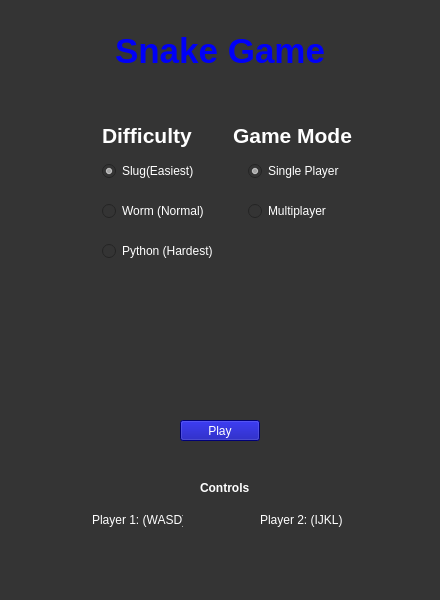
<?xml version="1.0" encoding="UTF-8"?>
<ui version="4.0">
 <class>MainWindow</class>
 <widget class="QMainWindow" name="MainWindow">
  <property name="geometry">
   <rect>
    <x>0</x>
    <y>0</y>
    <width>440</width>
    <height>600</height>
   </rect>
  </property>
  <property name="windowTitle">
   <string>MainWindow</string>
  </property>
  <property name="styleSheet">
   <string notr="true">background-color: rgb(52, 52, 52)</string>
  </property>
  <widget class="QWidget" name="centralwidget">
   <widget class="QPushButton" name="pushButton">
    <property name="geometry">
     <rect>
      <x>180</x>
      <y>420</y>
      <width>80</width>
      <height>21</height>
     </rect>
    </property>
    <property name="styleSheet">
     <string notr="true">background-color: rgb(0, 0, 165);
color: rgb(255, 255, 255);</string>
    </property>
    <property name="text">
     <string>Play</string>
    </property>
   </widget>
   <widget class="QLabel" name="label">
    <property name="geometry">
     <rect>
      <x>115</x>
      <y>10</y>
      <width>211</width>
      <height>81</height>
     </rect>
    </property>
    <property name="font">
     <font>
      <pointsize>26</pointsize>
      <bold>true</bold>
     </font>
    </property>
    <property name="styleSheet">
     <string notr="true">color: rgb(0, 0, 248)</string>
    </property>
    <property name="text">
     <string>Snake Game</string>
    </property>
   </widget>
   <widget class="QRadioButton" name="easyRadioButton">
    <property name="geometry">
     <rect>
      <x>102</x>
      <y>160</y>
      <width>91</width>
      <height>22</height>
     </rect>
    </property>
    <property name="styleSheet">
     <string notr="true">color: white;
</string>
    </property>
    <property name="text">
     <string>Slug(Easiest)</string>
    </property>
    <property name="checked">
     <bool>true</bool>
    </property>
    <property name="autoExclusive">
     <bool>false</bool>
    </property>
   </widget>
   <widget class="QRadioButton" name="normalRadioButton">
    <property name="geometry">
     <rect>
      <x>102</x>
      <y>200</y>
      <width>111</width>
      <height>22</height>
     </rect>
    </property>
    <property name="styleSheet">
     <string notr="true">color: white;
</string>
    </property>
    <property name="text">
     <string>Worm (Normal)</string>
    </property>
    <property name="checked">
     <bool>false</bool>
    </property>
    <property name="autoExclusive">
     <bool>false</bool>
    </property>
   </widget>
   <widget class="QRadioButton" name="hardRadioButton">
    <property name="geometry">
     <rect>
      <x>102</x>
      <y>240</y>
      <width>111</width>
      <height>22</height>
     </rect>
    </property>
    <property name="styleSheet">
     <string notr="true">color: white;</string>
    </property>
    <property name="text">
     <string>Python (Hardest)</string>
    </property>
    <property name="autoExclusive">
     <bool>false</bool>
    </property>
   </widget>
   <widget class="QLabel" name="label_2">
    <property name="geometry">
     <rect>
      <x>102</x>
      <y>120</y>
      <width>91</width>
      <height>31</height>
     </rect>
    </property>
    <property name="font">
     <font>
      <pointsize>16</pointsize>
      <bold>true</bold>
     </font>
    </property>
    <property name="styleSheet">
     <string notr="true">color: white;</string>
    </property>
    <property name="text">
     <string>Difficulty</string>
    </property>
   </widget>
   <widget class="QLabel" name="label_3">
    <property name="geometry">
     <rect>
      <x>233</x>
      <y>120</y>
      <width>121</width>
      <height>31</height>
     </rect>
    </property>
    <property name="font">
     <font>
      <pointsize>16</pointsize>
      <bold>true</bold>
     </font>
    </property>
    <property name="styleSheet">
     <string notr="true">color: white;</string>
    </property>
    <property name="text">
     <string>Game Mode</string>
    </property>
   </widget>
   <widget class="QRadioButton" name="singleplayerRadioButton">
    <property name="geometry">
     <rect>
      <x>248</x>
      <y>160</y>
      <width>91</width>
      <height>22</height>
     </rect>
    </property>
    <property name="styleSheet">
     <string notr="true">color: white;</string>
    </property>
    <property name="text">
     <string>Single Player</string>
    </property>
    <property name="checked">
     <bool>true</bool>
    </property>
    <property name="autoExclusive">
     <bool>false</bool>
    </property>
   </widget>
   <widget class="QRadioButton" name="multiplayerRadioButton">
    <property name="geometry">
     <rect>
      <x>248</x>
      <y>200</y>
      <width>91</width>
      <height>22</height>
     </rect>
    </property>
    <property name="styleSheet">
     <string notr="true">color: white;</string>
    </property>
    <property name="text">
     <string>Multiplayer</string>
    </property>
    <property name="autoExclusive">
     <bool>false</bool>
    </property>
   </widget>
   <widget class="QLabel" name="controls">
    <property name="geometry">
     <rect>
      <x>200</x>
      <y>480</y>
      <width>49</width>
      <height>16</height>
     </rect>
    </property>
    <property name="font">
     <font>
      <bold>true</bold>
     </font>
    </property>
    <property name="styleSheet">
     <string notr="true">color: white;</string>
    </property>
    <property name="text">
     <string>Controls</string>
    </property>
   </widget>
   <widget class="QLabel" name="player1">
    <property name="geometry">
     <rect>
      <x>92</x>
      <y>510</y>
      <width>91</width>
      <height>20</height>
     </rect>
    </property>
    <property name="styleSheet">
     <string notr="true">color: white;</string>
    </property>
    <property name="text">
     <string>Player 1: (WASD)</string>
    </property>
   </widget>
   <widget class="QLabel" name="player2">
    <property name="geometry">
     <rect>
      <x>260</x>
      <y>510</y>
      <width>91</width>
      <height>20</height>
     </rect>
    </property>
    <property name="styleSheet">
     <string notr="true">color: white;</string>
    </property>
    <property name="text">
     <string>Player 2: (IJKL)</string>
    </property>
   </widget>
   <zorder>pushButton</zorder>
   <zorder>label</zorder>
   <zorder>easyRadioButton</zorder>
   <zorder>normalRadioButton</zorder>
   <zorder>hardRadioButton</zorder>
   <zorder>label_2</zorder>
   <zorder>label_3</zorder>
   <zorder>singleplayerRadioButton</zorder>
   <zorder>multiplayerRadioButton</zorder>
   <zorder>player1</zorder>
   <zorder>controls</zorder>
   <zorder>player2</zorder>
  </widget>
  <widget class="QMenuBar" name="menubar">
   <property name="geometry">
    <rect>
     <x>0</x>
     <y>0</y>
     <width>440</width>
     <height>21</height>
    </rect>
   </property>
  </widget>
  <widget class="QStatusBar" name="statusbar"/>
 </widget>
 <resources/>
 <connections/>
</ui>
